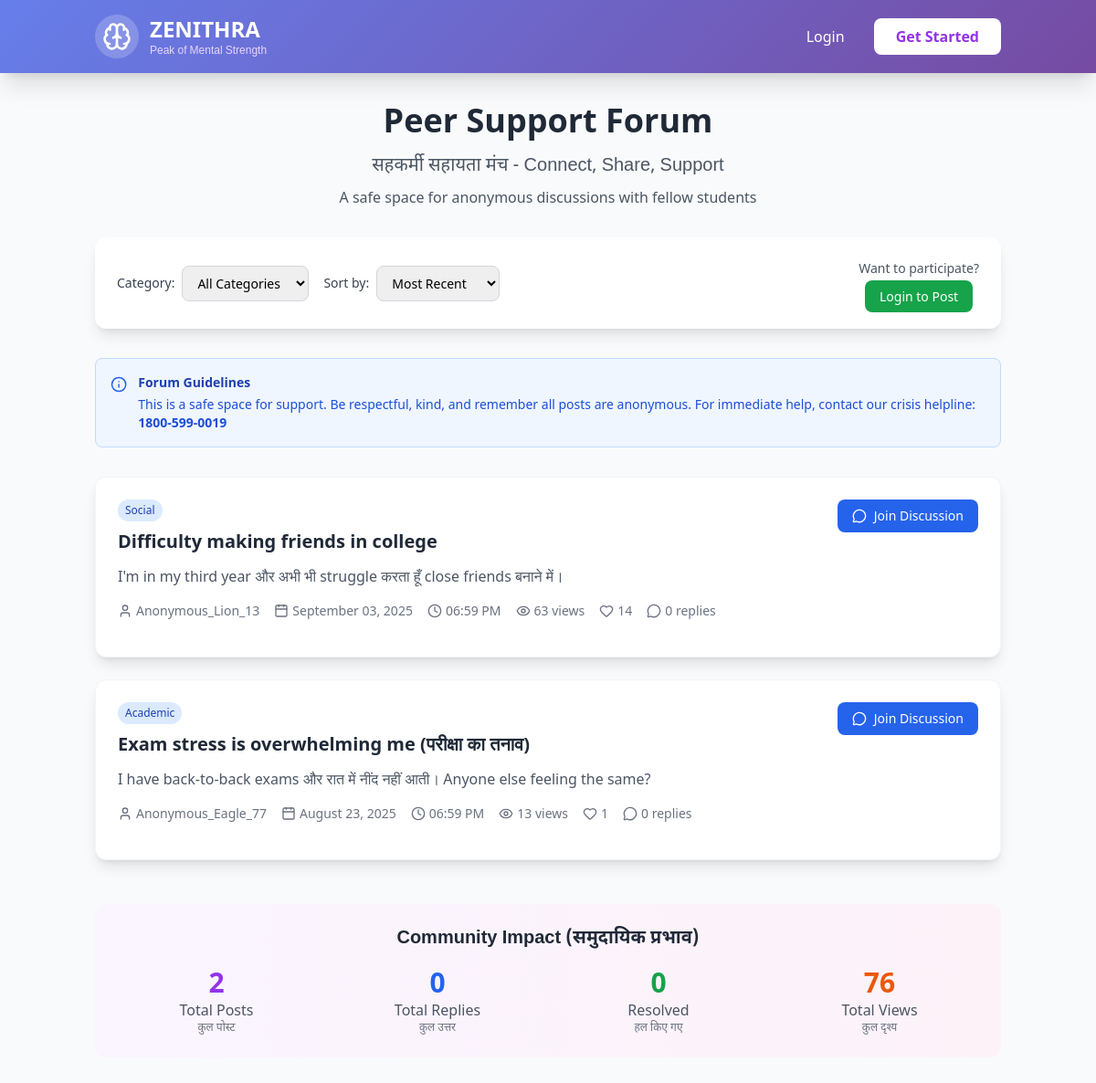
Page /forum on the committed database.
### app.py (models this page shows)
class ForumPost(db.Model):
    id = db.Column(db.Integer, primary_key=True)
    student_id = db.Column(db.Integer, db.ForeignKey('student.id'), nullable=False)
    title = db.Column(db.String(200), nullable=False)
    content = db.Column(db.Text, nullable=False)
    category = db.Column(db.String(50), default='General')
    anonymous_id = db.Column(db.String(50), nullable=False)
    views = db.Column(db.Integer, default=0)
    likes = db.Column(db.Integer, default=0)
    is_pinned = db.Column(db.Boolean, default=False)
    is_resolved = db.Column(db.Boolean, default=False)
    created_at = db.Column(db.DateTime, default=datetime.utcnow)
    replies = db.relationship('ForumReply', backref='post', lazy=True)

### app.py (the view)
@app.route('/forum')
def forum():
    category = request.args.get('category', '')
    sort_by = request.args.get('sort', 'recent')
    query = ForumPost.query
    if category:
        query = query.filter_by(category=category)
    if sort_by == 'popular':
        query = query.order_by(ForumPost.likes.desc(), ForumPost.views.desc())
    elif sort_by == 'resolved':
        query = query.filter_by(is_resolved=True).order_by(ForumPost.created_at.desc())
    else:  # recent
        query = query.order_by(ForumPost.is_pinned.desc(), ForumPost.created_at.desc())
    posts = query.all()
    categories = ['General', 'Academic', 'Social', 'Mental Health', 'Career', 'Relationships', 'Campus Life']
    return render_template('forum.html', posts=posts, categories=categories,
                         selected_category=category, sort_by=sort_by)

### templates/forum.html (shortened to what this page needs)
{% extends "base.html" %}
{% block content %}
<div class="container mx-auto px-4 py-8">
    <div class="max-w-6xl mx-auto">
        <div class="text-center mb-8">
            <h1 class="text-4xl font-bold text-gray-800 mb-4">
                Peer Support Forum
            </h1>
            <p class="text-xl text-gray-600 hindi-text">
                सहकर्मी सहायता मंच - Connect, Share, Support
            </p>
            <p class="text-gray-600 mt-2">
                A safe space for anonymous discussions with fellow students
            </p>
        </div>
        <div class="bg-white p-6 rounded-xl shadow-lg mb-8">
            <div class="flex flex-col md:flex-row justify-between items-start md:items-center gap-4">
                <div class="flex flex-wrap gap-4">
                    <div class="flex items-center">
                        <label class="text-sm font-medium text-gray-700 mr-2">Category:</label>
                        <select onchange="filterCategory(this.value)" class="px-3 py-2 border border-gray-300 rounded-lg focus:outline-none focus:ring-2 focus:ring-blue-500 text-sm">
                            <option value="">All Categories</option>
                        </select>
                    </div>
                    <div class="flex items-center">
                        <label class="text-sm font-medium text-gray-700 mr-2">Sort by:</label>
                        <select onchange="sortPosts(this.value)" class="px-3 py-2 border border-gray-300 rounded-lg focus:outline-none focus:ring-2 focus:ring-blue-500 text-sm">
                            <option value="recent" {% if sort_by == 'recent' %}selected{% endif %}>Most Recent</option>
                        </select>
                    </div>
                </div>
                {% if session.student_id %}
                    <a href="/create_post" class="bg-blue-600 hover:bg-blue-700 text-white px-6 py-3 rounded-lg transition duration-200 font-medium flex items-center">
                        <i data-lucide="plus" class="w-5 h-5 mr-2"></i>
                        Create New Post
                    </a>
                {% else %}
                    <div class="text-center">
                        <p class="text-gray-600 text-sm mb-2">Want to participate?</p>
                        <a href="/login" class="bg-green-600 hover:bg-green-700 text-white px-4 py-2 rounded-lg text-sm font-medium transition duration-200">
                            Login to Post
                        </a>
                    </div>
                {% endif %}
            </div>
        </div>
        <div class="bg-blue-50 border border-blue-200 rounded-lg p-4 mb-8">
            <div class="flex items-start">
                <i data-lucide="info" class="w-5 h-5 text-blue-600 mr-3 mt-0.5"></i>
                <div>
                    <h3 class="text-sm font-semibold text-blue-800 mb-1">Forum Guidelines</h3>
                    <p class="text-blue-700 text-sm">
                        This is a safe space for support. Be respectful, kind, and remember all posts are anonymous.
                        For immediate help, contact our crisis helpline: <strong>1800-599-0019</strong>
                    </p>
                </div>
            </div>
        </div>
        <div class="space-y-6">
            {% for post in posts %}
                <div class="bg-white rounded-xl shadow-lg overflow-hidden hover:shadow-xl transition duration-300 border border-gray-100">
                    <div class="p-6">
                        <div class="flex items-start justify-between mb-4">
                            <div class="flex-1">
                                <div class="flex items-center mb-2">
                                    <span class="bg-blue-100 text-blue-800 text-xs px-2 py-1 rounded-full">{{ post.category }}</span>
                                </div>
                                <h3 class="text-xl font-bold text-gray-800 mb-3 hover:text-blue-600 transition duration-200">
                                    <a href="/forum/post/{{ post.id }}" class="line-clamp-2">{{ post.title }}</a>
                                </h3>
                                <p class="text-gray-600 mb-4 line-clamp-3">{{ post.content[:200] }}{% if post.content|length > 200 %}...{% endif %}</p>
                                <div class="flex flex-wrap items-center gap-4 text-sm text-gray-500">
                                    <span class="flex items-center">
                                        <i data-lucide="user" class="w-4 h-4 mr-1"></i>
                                        {{ post.anonymous_id }}
                                    </span>
                                    <span class="flex items-center">
                                        <i data-lucide="calendar" class="w-4 h-4 mr-1"></i>
                                        {{ post.created_at.strftime('%B %d, %Y') }}
                                    </span>
                                    <span class="flex items-center">
                                        <i data-lucide="clock" class="w-4 h-4 mr-1"></i>
                                        {{ post.created_at.strftime('%I:%M %p') }}
                                    </span>
                                    <span class="flex items-center">
                                        <i data-lucide="eye" class="w-4 h-4 mr-1"></i>
                                        {{ post.views }} views
                                    </span>
                                    <span class="flex items-center">
                                        <i data-lucide="heart" class="w-4 h-4 mr-1"></i>
                                        {{ post.likes }}
                                    </span>
                                    <span class="flex items-center">
                                        <i data-lucide="message-circle" class="w-4 h-4 mr-1"></i>
                                        {{ post.replies|length }} replies
                                    </span>
                                </div>
                            </div>
                            <div class="ml-6">
                                <a href="/forum/post/{{ post.id }}" class="bg-blue-600 hover:bg-blue-700 text-white px-4 py-2 rounded-lg text-sm font-medium transition duration-200 flex items-center">
                                    <i data-lucide="message-circle" class="w-4 h-4 mr-2"></i>
                                    Join Discussion
                                </a>
                            </div>
                        </div>
                    </div>
                </div>
            {% endfor %}
        </div>
        <div class="mt-12 bg-gradient-to-r from-purple-50 to-pink-50 rounded-xl p-6">
            <h3 class="text-xl font-bold text-gray-800 mb-4 text-center hindi-text">
                Community Impact (समुदायिक प्रभाव)
            </h3>
            <div class="grid md:grid-cols-4 gap-6 text-center">
                <div>
                    <div class="text-3xl font-bold text-purple-600">{{ posts|length }}</div>
                    <p class="text-gray-600 font-medium">Total Posts</p>
                    <p class="text-xs text-gray-500 hindi-text">कुल पोस्ट</p>
                </div>
                <div>
                    {% set total_replies = namespace(count=0) %}
                    {% for post in posts %}
                        {% set total_replies.count = total_replies.count + (post.replies|length) %}
                    {% endfor %}
                    <div class="text-3xl font-bold text-blue-600">{{ total_replies.count }}</div>
                    <p class="text-gray-600 font-medium">Total Replies</p>
                    <p class="text-xs text-gray-500 hindi-text">कुल उत्तर</p>
                </div>
                <div>
                    <div class="text-3xl font-bold text-green-600">{{ posts|selectattr('is_resolved')|list|length }}</div>
                    <p class="text-gray-600 font-medium">Resolved</p>
                    <p class="text-xs text-gray-500 hindi-text">हल किए गए</p>
                </div>
                <div>
                    {% set total_views = namespace(count=0) %}
                    {% for post in posts %}
                        {% set total_views.count = total_views.count + (post.views or 0) %}
                    {% endfor %}
                    <div class="text-3xl font-bold text-orange-600">{{ total_views.count }}</div>
                    <p class="text-gray-600 font-medium">Total Views</p>
                    <p class="text-xs text-gray-500 hindi-text">कुल दृश्य</p>
                </div>
            </div>
        </div>
    </div>
</div>
{% endblock %}

### templates/base.html (style rules this page uses)
.hindi-text { font-family: 'Noto Sans Devanagari', Arial, sans-serif; }

### rows in the picture
ForumPost: category "Social", title "Difficulty making friends in college", content "I'm in my third year और अभी भी struggle करता हूँ close friends बनाने में।", anonymous_id "Anonymous_Lion_13", created_at "September 03, 2025", created_at "06:59 PM", views "63", likes "14", replies|length "0"
ForumPost: category "Academic", title "Exam stress is overwhelming me (परीक्षा का तनाव)", content "I have back-to-back exams और रात में नींद नहीं आती। Anyone else feeling the same?", anonymous_id "Anonymous_Eagle_77", created_at "August 23, 2025", created_at "06:59 PM", views "13", likes "1", replies|length "0"

### other values in the picture
{{ posts|length }} "2"
{{ total_replies.count }} "0"
{{ posts|selectattr('is_resolved')|list|length }} "0"
{{ total_views.count }} "76"
